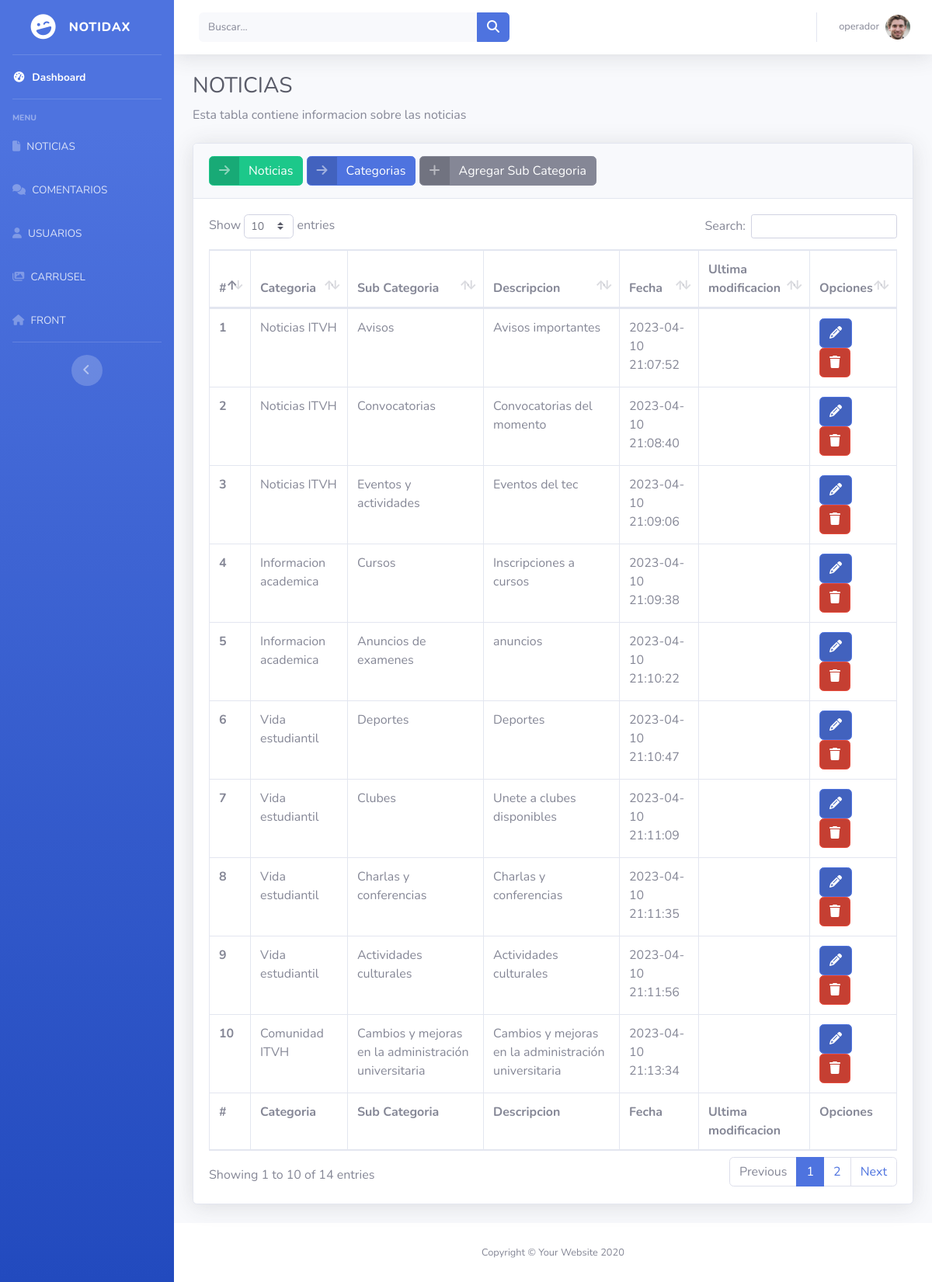
Page /admin/manage-subcategories.php (signed in) on the committed database.
### tables this page shows
CREATE TABLE IF NOT EXISTS `tblsubcategory` (
  `SubCategoryId` int(11) NOT NULL AUTO_INCREMENT,
  `CategoryId` int(11) DEFAULT NULL,
  `Subcategory` varchar(255) DEFAULT NULL,
  `SubCatDescription` mediumtext,
  `PostingDate` timestamp NOT NULL DEFAULT CURRENT_TIMESTAMP,
  `UpdationDate` timestamp NULL DEFAULT NULL,
  `Is_Active` int(1) DEFAULT NULL,
  PRIMARY KEY (`SubCategoryId`)
);

CREATE TABLE IF NOT EXISTS `tblcategory` (
  `id` int(11) NOT NULL AUTO_INCREMENT,
  `CategoryName` varchar(200) DEFAULT NULL,
  `Description` mediumtext,
  `PostingDate` timestamp NULL DEFAULT CURRENT_TIMESTAMP,
  `UpdationDate` timestamp NULL DEFAULT NULL,
  `Is_Active` int(1) DEFAULT NULL,
  PRIMARY KEY (`id`)
);

### admin/manage-subcategories.php (the view, shortened to what this page needs)
<?php
include('includes/config.php');
if(strlen($_SESSION['login'])==0)
  {
header('location:index.php');
}
else{
?>
<!DOCTYPE html>
<html lang="en">
<head>
    <link href="vendor/fontawesome-free/css/all.min.css" rel="stylesheet" type="text/css">
    <link href="css/sb-admin-2.min.css" rel="stylesheet">
    <link href="vendor/datatables/dataTables.bootstrap4.min.css" rel="stylesheet">
    <link rel="stylesheet" type="text/css" href="alert/dist/sweetalert2.min.css">
</head>
<body id="page-top">
    <div id="wrapper">
    <?php  include('includes/slide.php'); ?>
            <hr class="sidebar-divider d-none d-md-block">
            <div class="text-center d-none d-md-inline">
                <button class="rounded-circle border-0" id="sidebarToggle"></button>
            </div>
        </ul>
        <div id="content-wrapper" class="d-flex flex-column">
            <div id="content">
                <nav class="navbar navbar-expand navbar-light bg-white topbar mb-4 static-top shadow">
                    <form
                        class="d-none d-sm-inline-block form-inline mr-auto ml-md-3 my-2 my-md-0 mw-100 navbar-search">
                        <div class="input-group">
                            <input type="text" class="form-control bg-light border-0 small" placeholder="Buscar..."
                                aria-label="Search" aria-describedby="basic-addon2">
                            <div class="input-group-append">
                                <button class="btn btn-primary" type="button">
                                    <i class="fas fa-search fa- sm"></i>
                                </button>
                            </div>
                        </div>
                    </form>
                    <ul class="navbar-nav ml-auto">
                        <li class="nav-item dropdown no-arrow">
                            <a class="nav-link dropdown-toggle" href="#" id="userDropdown" role="button"
                                data-toggle="dropdown" aria-haspopup="true" aria-expanded="false">
                                <span class="mr-2 d-none d-lg-inline text-gray-600 small"><?php echo $_SESSION['usuario'];
                                ?></span>
                                <img class="img-profile rounded-circle" src="userimagenes/<?php echo $_SESSION['avatar']; ?>" width="30px">
                            </a>
                        </li>
                    </ul>
                </nav>
                <div class="container-fluid">
                    <h1 class="h3 mb-2 text-gray-800">NOTICIAS</h1>
                    <p class="mb-4">Esta tabla contiene informacion sobre las noticias
                          </p>
                    <div class="card shadow mb-4">
                        <div class="card-header py-3">
                            <thead>
                            <tr>
                                <th>
                                        <a href="manage-posts.php" class="btn btn-success btn-icon-split" >
                                            <span class="icon text-white-50">
                                            <i class="fa-solid fa-arrow-right"></i>
                                            </span>
                                            <span class="text">Noticias</span>
                                        </a>
                                        <a href="manage-categories.php" class="btn btn-primary btn-icon-split" >
                                            <span class="icon text-white-50">
                                            <i class="fas fa-arrow-right"></i>
                                            </span>
                                            <span class="text">Categorias</span>
                                        </a>
                                        <a href="add-subcategory.php" class="btn btn-secondary btn-icon-split" >
                                            <span class="icon text-white-50">
                                            <i class="fas fa-plus"></i>
                                            </span>
                                            <span class="text">Agregar Sub Categoria</span>
                                        </a>
                            </div>
                        <div class="card-body">
                            <div class="table-responsive">
                                <table class="table table-bordered" id="dataTable" width="100%" cellspacing="0">
                                    <thead>
                                        <tr>
                                        <th>#</th>
                                         <th> Categoria</th>
                                         <th>Sub Categoria</th>
                                         <th>Descripcion</th>
                                         <th>Fecha</th>
                                        <th>Ultima modificacion</th>
                                        <th>Opciones</th>
                                        </tr>
                                    </thead>
                                    <tfoot>
                                        <tr>
                                        <th>#</th>
                                         <th> Categoria</th>
                                         <th>Sub Categoria</th>
                                         <th>Descripcion</th>
                                         <th>Fecha</th>
                                        <th>Ultima modificacion</th>
                                        <th>Opciones</th>
                                        </tr>
                                    </tfoot>
                                    <tbody>
                                    <?php
$query=mysqli_query($con,"Select tblcategory.CategoryName as catname,tblsubcategory.Subcategory as subcatname,tblsubcategory.SubCatDescription as SubCatDescription,tblsubcategory.PostingDate as subcatpostingdate,tblsubcategory.UpdationDate as subcatupdationdate,tblsubcategory.SubCategoryId as subcatid from tblsubcategory join tblcategory on tblsubcategory.CategoryId=tblcategory.id where tblsubcategory.Is_Active=1");
$cnt=1;
$rowcount=mysqli_num_rows($query);
if($rowcount==0)
{
?>
<tr>
<td colspan="7" align="center"><h3 style="color:red">No record found</h3></td>
<tr>
<?php
} else {
while($row=mysqli_fetch_array($query))
{
?>
 <tr>
<th scope="row"><?php echo htmlentities($cnt);?></th>
<td><?php echo htmlentities($row['catname']);?></td>
<td><?php echo htmlentities($row['subcatname']);?></td>
<td><?php echo htmlentities($row['SubCatDescription']);?></td>
<td><?php echo htmlentities($row['subcatpostingdate']);?></td>
<td><?php echo htmlentities($row['subcatupdationdate']);?></td>
<td><a href="edit-subcategory.php?scid=<?php echo htmlentities($row['subcatid']);?>" class="btn btn-primary btn-icon-split">
<span class="icon text-white">
<i class="fa fa-pencil" ></i></a>
	&nbsp;<a href="manage-subcategories.php?scid=<?php echo htmlentities($row['subcatid']);?>&&action=del" class="btn btn-danger btn-icon-split" onclick="return confirm('Esta seguro de eliminar esta noticia ?')">
    <span class="icon text-white">
    <i class="fas fa-trash"></i></a> </td>
</tr>
<?php
$cnt++;
 }} ?>
                                    </tbody>
                                </table>
                            </div>
                        </div>
                    </div>
                </div>
            </div>
            <footer class="sticky-footer bg-white">
                <div class="container my-auto">
                    <div class="copyright text-center my-auto">
                        <span>Copyright &copy; Your Website 2020</span>
                    </div>
                </div>
            </footer>
        </div>
    </div>
</body>
</html>
<?php } ?>

### rows in the picture
tblsubcategory: CategoryId.CategoryName "Noticias ITVH", Subcategory "Avisos", SubCatDescription "Avisos importantes", PostingDate "2023-04-10 21:07:52"
tblsubcategory: CategoryId.CategoryName "Noticias ITVH", Subcategory "Convocatorias", SubCatDescription "Convocatorias del momento", PostingDate "2023-04-10 21:08:40"
tblsubcategory: CategoryId.CategoryName "Noticias ITVH", Subcategory "Eventos y actividades", SubCatDescription "Eventos del tec", PostingDate "2023-04-10 21:09:06"
tblsubcategory: CategoryId.CategoryName "Informacion academica", Subcategory "Cursos", SubCatDescription "Inscripciones a cursos", PostingDate "2023-04-10 21:09:38"
tblsubcategory: CategoryId.CategoryName "Informacion academica", Subcategory "Anuncios de examenes", SubCatDescription "anuncios", PostingDate "2023-04-10 21:10:22"
tblsubcategory: CategoryId.CategoryName "Vida estudiantil", Subcategory "Deportes", SubCatDescription "Deportes", PostingDate "2023-04-10 21:10:47"
tblsubcategory: CategoryId.CategoryName "Vida estudiantil", Subcategory "Clubes", SubCatDescription "Unete a clubes disponibles", PostingDate "2023-04-10 21:11:09"
tblsubcategory: CategoryId.CategoryName "Vida estudiantil", Subcategory "Charlas y conferencias", SubCatDescription "Charlas y conferencias", PostingDate "2023-04-10 21:11:35"
tblsubcategory: CategoryId.CategoryName "Vida estudiantil", Subcategory "Actividades culturales", SubCatDescription "Actividades culturales", PostingDate "2023-04-10 21:11:56"
tblsubcategory: CategoryId.CategoryName "Comunidad ITVH", Subcategory "Cambios y mejoras en la administración universitaria", SubCatDescription "Cambios y mejoras en la administración universitaria", PostingDate "2023-04-10 21:13:34"

### other values in the picture
$_SESSION['usuario'] "operador"
